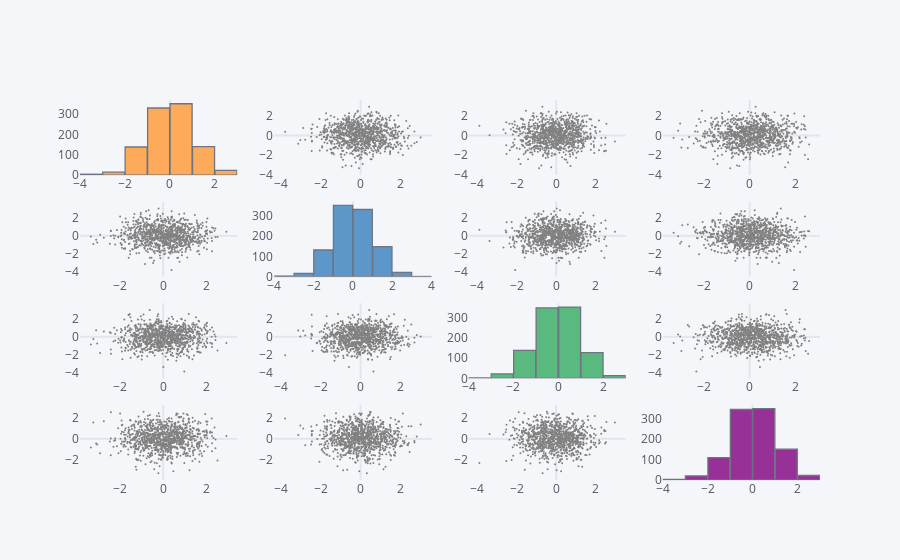

Notebook code cell kept with this figure:
### Code cell
df.scatter_matrix()

### Figure 1 — Plotly figure (JSON) as saved in the notebook; plotly's stock layout.template omitted (floating-point values rounded to 4 significant figures; data arrays with more than 128 entries replaced by an {"elided": "..."} marker saying what was removed)
{"data": [{"histfunc": "count", "histnorm": "", "marker": {"color": "rgba(255, 153, 51, 1.0)", "line": {"color": "#4D5663", "width": 1.3}}, "name": "A", "nbinsx": 10, "opacity": 0.8, "orientation": "v", "type": "histogram", "x": {"elided": "1000 float values"}, "xaxis": "x", "yaxis": "y"}, {"line": {"color": "rgba(128, 128, 128, 1.0)", "dash": "solid", "shape": "linear", "width": 1.3}, "marker": {"size": 2, "symbol": "circle"}, "mode": "markers", "name": "A", "text": "", "type": "scatter", "x": {"elided": "1000 float values"}, "xaxis": "x2", "y": {"elided": "1000 float values"}, "yaxis": "y2"}, {"line": {"color": "rgba(128, 128, 128, 1.0)", "dash": "solid", "shape": "linear", "width": 1.3}, "marker": {"size": 2, "symbol": "circle"}, "mode": "markers", "name": "A", "text": "", "type": "scatter", "x": {"elided": "1000 float values"}, "xaxis": "x3", "y": {"elided": "1000 float values"}, "yaxis": "y3"}, {"line": {"color": "rgba(128, 128, 128, 1.0)", "dash": "solid", "shape": "linear", "width": 1.3}, "marker": {"size": 2, "symbol": "circle"}, "mode": "markers", "name": "A", "text": "", "type": "scatter", "x": {"elided": "1000 float values"}, "xaxis": "x4", "y": {"elided": "1000 float values"}, "yaxis": "y4"}, {"line": {"color": "rgba(128, 128, 128, 1.0)", "dash": "solid", "shape": "linear", "width": 1.3}, "marker": {"size": 2, "symbol": "circle"}, "mode": "markers", "name": "B", "text": "", "type": "scatter", "x": {"elided": "1000 float values"}, "xaxis": "x5", "y": {"elided": "1000 float values"}, "yaxis": "y5"}, {"histfunc": "count", "histnorm": "", "marker": {"color": "rgba(55, 128, 191, 1.0)", "line": {"color": "#4D5663", "width": 1.3}}, "name": "B", "nbinsx": 10, "opacity": 0.8, "orientation": "v", "type": "histogram", "x": {"elided": "1000 float values"}, "xaxis": "x6", "yaxis": "y6"}, {"line": {"color": "rgba(128, 128, 128, 1.0)", "dash": "solid", "shape": "linear", "width": 1.3}, "marker": {"size": 2, "symbol": "circle"}, "mode": "markers", "name": "B", "text": "", "type": "scatter", "x": {"elided": "1000 float values"}, "xaxis": "x7", "y": {"elided": "1000 float values"}, "yaxis": "y7"}, {"line": {"color": "rgba(128, 128, 128, 1.0)", "dash": "solid", "shape": "linear", "width": 1.3}, "marker": {"size": 2, "symbol": "circle"}, "mode": "markers", "name": "B", "text": "", "type": "scatter", "x": {"elided": "1000 float values"}, "xaxis": "x8", "y": {"elided": "1000 float values"}, "yaxis": "y8"}, {"line": {"color": "rgba(128, 128, 128, 1.0)", "dash": "solid", "shape": "linear", "width": 1.3}, "marker": {"size": 2, "symbol": "circle"}, "mode": "markers", "name": "C", "text": "", "type": "scatter", "x": {"elided": "1000 float values"}, "xaxis": "x9", "y": {"elided": "1000 float values"}, "yaxis": "y9"}, {"line": {"color": "rgba(128, 128, 128, 1.0)", "dash": "solid", "shape": "linear", "width": 1.3}, "marker": {"size": 2, "symbol": "circle"}, "mode": "markers", "name": "C", "text": "", "type": "scatter", "x": {"elided": "1000 float values"}, "xaxis": "x10", "y": {"elided": "1000 float values"}, "yaxis": "y10"}, {"histfunc": "count", "histnorm": "", "marker": {"color": "rgba(50, 171, 96, 1.0)", "line": {"color": "#4D5663", "width": 1.3}}, "name": "C", "nbinsx": 10, "opacity": 0.8, "orientation": "v", "type": "histogram", "x": {"elided": "1000 float values"}, "xaxis": "x11", "yaxis": "y11"}, {"line": {"color": "rgba(128, 128, 128, 1.0)", "dash": "solid", "shape": "linear", "width": 1.3}, "marker": {"size": 2, "symbol": "circle"}, "mode": "markers", "name": "C", "text": "", "type": "scatter", "x": {"elided": "1000 float values"}, "xaxis": "x12", "y": {"elided": "1000 float values"}, "yaxis": "y12"}, {"line": {"color": "rgba(128, 128, 128, 1.0)", "dash": "solid", "shape": "linear", "width": 1.3}, "marker": {"size": 2, "symbol": "circle"}, "mode": "markers", "name": "D", "text": "", "type": "scatter", "x": {"elided": "1000 float values"}, "xaxis": "x13", "y": {"elided": "1000 float values"}, "yaxis": "y13"}, {"line": {"color": "rgba(128, 128, 128, 1.0)", "dash": "solid", "shape": "linear", "width": 1.3}, "marker": {"size": 2, "symbol": "circle"}, "mode": "markers", "name": "D", "text": "", "type": "scatter", "x": {"elided": "1000 float values"}, "xaxis": "x14", "y": {"elided": "1000 float values"}, "yaxis": "y14"}, {"line": {"color": "rgba(128, 128, 128, 1.0)", "dash": "solid", "shape": "linear", "width": 1.3}, "marker": {"size": 2, "symbol": "circle"}, "mode": "markers", "name": "D", "text": "", "type": "scatter", "x": {"elided": "1000 float values"}, "xaxis": "x15", "y": {"elided": "1000 float values"}, "yaxis": "y15"}, {"histfunc": "count", "histnorm": "", "marker": {"color": "rgba(128, 0, 128, 1.0)", "line": {"color": "#4D5663", "width": 1.3}}, "name": "D", "nbinsx": 10, "opacity": 0.8, "orientation": "v", "type": "histogram", "x": {"elided": "1000 float values"}, "xaxis": "x16", "yaxis": "y16"}], "layout": {"bargap": 0.02, "legend": {"bgcolor": "#F5F6F9", "font": {"color": "#4D5663"}}, "paper_bgcolor": "#F5F6F9", "plot_bgcolor": "#F5F6F9", "showlegend": false, "title": {"font": {"color": "#4D5663"}}, "xaxis": {"anchor": "y", "domain": [0, 0.2125], "gridcolor": "#E1E5ED", "showgrid": false, "tickfont": {"color": "#4D5663"}, "title": {"font": {"color": "#4D5663"}, "text": ""}, "zerolinecolor": "#E1E5ED"}, "xaxis10": {"anchor": "y10", "domain": [0.2625, 0.475], "gridcolor": "#E1E5ED", "showgrid": false, "tickfont": {"color": "#4D5663"}, "title": {"font": {"color": "#4D5663"}, "text": ""}, "zerolinecolor": "#E1E5ED"}, "xaxis11": {"anchor": "y11", "domain": [0.525, 0.7375], "gridcolor": "#E1E5ED", "showgrid": false, "tickfont": {"color": "#4D5663"}, "title": {"font": {"color": "#4D5663"}, "text": ""}, "zerolinecolor": "#E1E5ED"}, "xaxis12": {"anchor": "y12", "domain": [0.7875, 1], "gridcolor": "#E1E5ED", "showgrid": false, "tickfont": {"color": "#4D5663"}, "title": {"font": {"color": "#4D5663"}, "text": ""}, "zerolinecolor": "#E1E5ED"}, "xaxis13": {"anchor": "y13", "domain": [0, 0.2125], "gridcolor": "#E1E5ED", "showgrid": false, "tickfont": {"color": "#4D5663"}, "title": {"font": {"color": "#4D5663"}, "text": ""}, "zerolinecolor": "#E1E5ED"}, "xaxis14": {"anchor": "y14", "domain": [0.2625, 0.475], "gridcolor": "#E1E5ED", "showgrid": false, "tickfont": {"color": "#4D5663"}, "title": {"font": {"color": "#4D5663"}, "text": ""}, "zerolinecolor": "#E1E5ED"}, "xaxis15": {"anchor": "y15", "domain": [0.525, 0.7375], "gridcolor": "#E1E5ED", "showgrid": false, "tickfont": {"color": "#4D5663"}, "title": {"font": {"color": "#4D5663"}, "text": ""}, "zerolinecolor": "#E1E5ED"}, "xaxis16": {"anchor": "y16", "domain": [0.7875, 1], "gridcolor": "#E1E5ED", "showgrid": false, "tickfont": {"color": "#4D5663"}, "title": {"font": {"color": "#4D5663"}, "text": ""}, "zerolinecolor": "#E1E5ED"}, "xaxis2": {"anchor": "y2", "domain": [0.2625, 0.475], "gridcolor": "#E1E5ED", "showgrid": false, "tickfont": {"color": "#4D5663"}, "title": {"font": {"color": "#4D5663"}, "text": ""}, "zerolinecolor": "#E1E5ED"}, "xaxis3": {"anchor": "y3", "domain": [0.525, 0.7375], "gridcolor": "#E1E5ED", "showgrid": false, "tickfont": {"color": "#4D5663"}, "title": {"font": {"color": "#4D5663"}, "text": ""}, "zerolinecolor": "#E1E5ED"}, "xaxis4": {"anchor": "y4", "domain": [0.7875, 1], "gridcolor": "#E1E5ED", "showgrid": false, "tickfont": {"color": "#4D5663"}, "title": {"font": {"color": "#4D5663"}, "text": ""}, "zerolinecolor": "#E1E5ED"}, "xaxis5": {"anchor": "y5", "domain": [0, 0.2125], "gridcolor": "#E1E5ED", "showgrid": false, "tickfont": {"color": "#4D5663"}, "title": {"font": {"color": "#4D5663"}, "text": ""}, "zerolinecolor": "#E1E5ED"}, "xaxis6": {"anchor": "y6", "domain": [0.2625, 0.475], "gridcolor": "#E1E5ED", "showgrid": false, "tickfont": {"color": "#4D5663"}, "title": {"font": {"color": "#4D5663"}, "text": ""}, "zerolinecolor": "#E1E5ED"}, "xaxis7": {"anchor": "y7", "domain": [0.525, 0.7375], "gridcolor": "#E1E5ED", "showgrid": false, "tickfont": {"color": "#4D5663"}, "title": {"font": {"color": "#4D5663"}, "text": ""}, "zerolinecolor": "#E1E5ED"}, "xaxis8": {"anchor": "y8", "domain": [0.7875, 1], "gridcolor": "#E1E5ED", "showgrid": false, "tickfont": {"color": "#4D5663"}, "title": {"font": {"color": "#4D5663"}, "text": ""}, "zerolinecolor": "#E1E5ED"}, "xaxis9": {"anchor": "y9", "domain": [0, 0.2125], "gridcolor": "#E1E5ED", "showgrid": false, "tickfont": {"color": "#4D5663"}, "title": {"font": {"color": "#4D5663"}, "text": ""}, "zerolinecolor": "#E1E5ED"}, "yaxis": {"anchor": "x", "domain": [0.8025, 1], "gridcolor": "#E1E5ED", "showgrid": false, "tickfont": {"color": "#4D5663"}, "title": {"font": {"color": "#4D5663"}, "text": ""}, "zerolinecolor": "#E1E5ED"}, "yaxis10": {"anchor": "x10", "domain": [0.2675, 0.465], "gridcolor": "#E1E5ED", "showgrid": false, "tickfont": {"color": "#4D5663"}, "title": {"font": {"color": "#4D5663"}, "text": ""}, "zerolinecolor": "#E1E5ED"}, "yaxis11": {"anchor": "x11", "domain": [0.2675, 0.465], "gridcolor": "#E1E5ED", "showgrid": false, "tickfont": {"color": "#4D5663"}, "title": {"font": {"color": "#4D5663"}, "text": ""}, "zerolinecolor": "#E1E5ED"}, "yaxis12": {"anchor": "x12", "domain": [0.2675, 0.465], "gridcolor": "#E1E5ED", "showgrid": false, "tickfont": {"color": "#4D5663"}, "title": {"font": {"color": "#4D5663"}, "text": ""}, "zerolinecolor": "#E1E5ED"}, "yaxis13": {"anchor": "x13", "domain": [0, 0.1975], "gridcolor": "#E1E5ED", "showgrid": false, "tickfont": {"color": "#4D5663"}, "title": {"font": {"color": "#4D5663"}, "text": ""}, "zerolinecolor": "#E1E5ED"}, "yaxis14": {"anchor": "x14", "domain": [0, 0.1975], "gridcolor": "#E1E5ED", "showgrid": false, "tickfont": {"color": "#4D5663"}, "title": {"font": {"color": "#4D5663"}, "text": ""}, "zerolinecolor": "#E1E5ED"}, "yaxis15": {"anchor": "x15", "domain": [0, 0.1975], "gridcolor": "#E1E5ED", "showgrid": false, "tickfont": {"color": "#4D5663"}, "title": {"font": {"color": "#4D5663"}, "text": ""}, "zerolinecolor": "#E1E5ED"}, "yaxis16": {"anchor": "x16", "domain": [0, 0.1975], "gridcolor": "#E1E5ED", "showgrid": false, "tickfont": {"color": "#4D5663"}, "title": {"font": {"color": "#4D5663"}, "text": ""}, "zerolinecolor": "#E1E5ED"}, "yaxis2": {"anchor": "x2", "domain": [0.8025, 1], "gridcolor": "#E1E5ED", "showgrid": false, "tickfont": {"color": "#4D5663"}, "title": {"font": {"color": "#4D5663"}, "text": ""}, "zerolinecolor": "#E1E5ED"}, "yaxis3": {"anchor": "x3", "domain": [0.8025, 1], "gridcolor": "#E1E5ED", "showgrid": false, "tickfont": {"color": "#4D5663"}, "title": {"font": {"color": "#4D5663"}, "text": ""}, "zerolinecolor": "#E1E5ED"}, "yaxis4": {"anchor": "x4", "domain": [0.8025, 1], "gridcolor": "#E1E5ED", "showgrid": false, "tickfont": {"color": "#4D5663"}, "title": {"font": {"color": "#4D5663"}, "text": ""}, "zerolinecolor": "#E1E5ED"}, "yaxis5": {"anchor": "x5", "domain": [0.535, 0.7325], "gridcolor": "#E1E5ED", "showgrid": false, "tickfont": {"color": "#4D5663"}, "title": {"font": {"color": "#4D5663"}, "text": ""}, "zerolinecolor": "#E1E5ED"}, "yaxis6": {"anchor": "x6", "domain": [0.535, 0.7325], "gridcolor": "#E1E5ED", "showgrid": false, "tickfont": {"color": "#4D5663"}, "title": {"font": {"color": "#4D5663"}, "text": ""}, "zerolinecolor": "#E1E5ED"}, "yaxis7": {"anchor": "x7", "domain": [0.535, 0.7325], "gridcolor": "#E1E5ED", "showgrid": false, "tickfont": {"color": "#4D5663"}, "title": {"font": {"color": "#4D5663"}, "text": ""}, "zerolinecolor": "#E1E5ED"}, "yaxis8": {"anchor": "x8", "domain": [0.535, 0.7325], "gridcolor": "#E1E5ED", "showgrid": false, "tickfont": {"color": "#4D5663"}, "title": {"font": {"color": "#4D5663"}, "text": ""}, "zerolinecolor": "#E1E5ED"}, "yaxis9": {"anchor": "x9", "domain": [0.2675, 0.465], "gridcolor": "#E1E5ED", "showgrid": false, "tickfont": {"color": "#4D5663"}, "title": {"font": {"color": "#4D5663"}, "text": ""}, "zerolinecolor": "#E1E5ED"}}}
